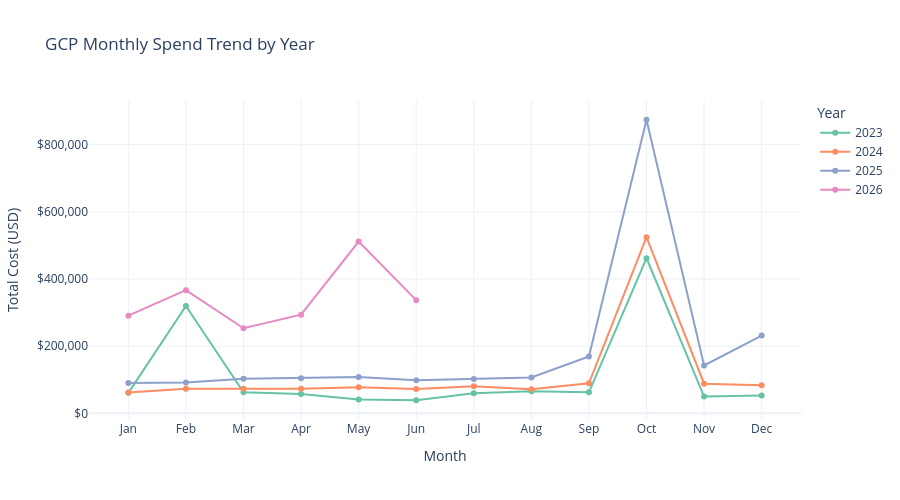

This figure's notebook cell:
### Code cell
# ── Monthly spend trend by year (line chart shows trajectory clearly) ──────
MONTH_LABELS = ['Jan','Feb','Mar','Apr','May','Jun','Jul','Aug','Sep','Oct','Nov','Dec']

trend_data = monthly_totals_df.copy()
trend_data['invoice_year'] = trend_data['invoice_year'].astype(str)

fig_trend = px.line(
    trend_data,
    x='invoice_month_num', y='total_cost',
    color='invoice_year',
    markers=True,
    title="GCP Monthly Spend Trend by Year",
    labels={'invoice_month_num': 'Month', 'total_cost': 'Total Cost (USD)', 'invoice_year': 'Year'},
    color_discrete_sequence=px.colors.qualitative.Set2,
)
fig_trend.update_layout(
    height=500,
    xaxis=dict(tickmode='array', tickvals=list(range(1, 13)), ticktext=MONTH_LABELS),
    yaxis_tickformat='$,.0f',
    hovermode='x unified',
)
fig_trend.show()

### Figure 1 — Plotly figure (JSON) as saved in the notebook; plotly's stock layout.template omitted (floating-point values rounded to 4 significant figures)
{"data": [{"hovertemplate": "Year=2023<br>Month=%{x}<br>Total Cost (USD)=%{y}<extra></extra>", "legendgroup": "2023", "line": {"color": "rgb(102,194,165)", "dash": "solid"}, "marker": {"symbol": "circle"}, "mode": "lines+markers", "name": "2023", "orientation": "v", "showlegend": true, "type": "scatter", "x": [1, 2, 3, 4, 5, 6, 7, 8, 9, 10, 11, 12], "xaxis": "x", "y": [61110.0, 319600.0, 62580.0, 57420.0, 41470.0, 39010.0, 60150.0, 65930.0, 62610.0, 462000.0, 50150.0, 53330.0], "yaxis": "y"}, {"hovertemplate": "Year=2024<br>Month=%{x}<br>Total Cost (USD)=%{y}<extra></extra>", "legendgroup": "2024", "line": {"color": "rgb(252,141,98)", "dash": "solid"}, "marker": {"symbol": "circle"}, "mode": "lines+markers", "name": "2024", "orientation": "v", "showlegend": true, "type": "scatter", "x": [1, 2, 3, 4, 5, 6, 7, 8, 9, 10, 11, 12], "xaxis": "x", "y": [62120.0, 72900.0, 73460.0, 73610.0, 77860.0, 72810.0, 81040.0, 71960.0, 89360.0, 524700.0, 88430.0, 83390.0], "yaxis": "y"}, {"hovertemplate": "Year=2025<br>Month=%{x}<br>Total Cost (USD)=%{y}<extra></extra>", "legendgroup": "2025", "line": {"color": "rgb(141,160,203)", "dash": "solid"}, "marker": {"symbol": "circle"}, "mode": "lines+markers", "name": "2025", "orientation": "v", "showlegend": true, "type": "scatter", "x": [1, 2, 3, 4, 5, 6, 7, 8, 9, 10, 11, 12], "xaxis": "x", "y": [90480.0, 91880.0, 102700.0, 104800.0, 107900.0, 98850.0, 102200.0, 106600.0, 169700.0, 874300.0, 142600.0, 231800.0], "yaxis": "y"}, {"hovertemplate": "Year=2026<br>Month=%{x}<br>Total Cost (USD)=%{y}<extra></extra>", "legendgroup": "2026", "line": {"color": "rgb(231,138,195)", "dash": "solid"}, "marker": {"symbol": "circle"}, "mode": "lines+markers", "name": "2026", "orientation": "v", "showlegend": true, "type": "scatter", "x": [1, 2, 3, 4, 5, 6], "xaxis": "x", "y": [290700.0, 366800.0, 253500.0, 293900.0, 511500.0, 337100.0], "yaxis": "y"}], "layout": {"height": 500, "hovermode": "x unified", "legend": {"title": {"text": "Year"}, "tracegroupgap": 0}, "title": {"text": "GCP Monthly Spend Trend by Year"}, "xaxis": {"anchor": "y", "domain": [0, 1], "tickmode": "array", "ticktext": ["Jan", "Feb", "Mar", "Apr", "May", "Jun", "Jul", "Aug", "Sep", "Oct", "Nov", "Dec"], "tickvals": [1, 2, 3, 4, 5, 6, 7, 8, 9, 10, 11, 12], "title": {"text": "Month"}}, "yaxis": {"anchor": "x", "domain": [0, 1], "tickformat": "$,.0f", "title": {"text": "Total Cost (USD)"}}}}
